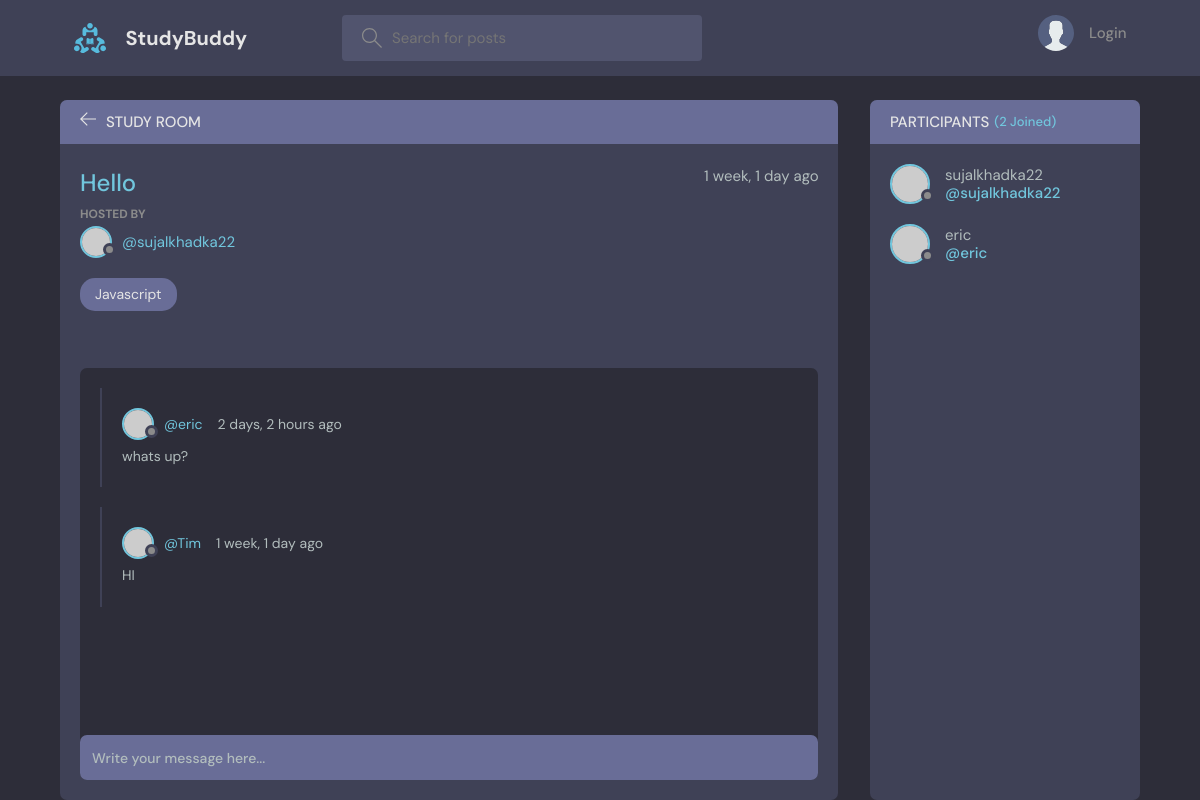
The page /room/1/ on the database its author committed.
### base/models.py (models this page shows, shortened)
class Room(models.Model):
    host = models.ForeignKey(User, on_delete=models.SET_NULL, null=True)
    topic = models.ForeignKey(Topic, on_delete=models.SET_NULL, null=True)
    name = models.CharField(max_length=200)
    description = models.TextField(null=True, blank=True)
    participants = models.ManyToManyField(User, related_name="participants", blank=True)
    updated = models.DateTimeField(auto_now=True)
    created = models.DateTimeField(auto_now_add=True)
    class Meta:
        ordering = ["-updated", "-created"]

class Topic(models.Model):
    name = models.CharField(max_length=200)
    def __str__(self):
        return str(self.name)

class Message(models.Model):
    user = models.ForeignKey(User, on_delete=models.CASCADE)
    room = models.ForeignKey(Room, on_delete=models.CASCADE)
    body = models.TextField()
    updated = models.DateTimeField(auto_now=True)
    created = models.DateTimeField(auto_now_add=True)

### base/views.py (the view)
# urls.py: path("room/<str:pk>/", views.room, name="room"),
def room(request, pk):
    room = Room.objects.get(id=pk)
    room_messages = room.message_set.all().order_by("-created")
    participants = room.participants.all()
    if request.method == "POST":
        message = Message.objects.create(
            user=request.user, room=room, body=request.POST.get("body")
        )
        room.participants.add(request.user)
        return redirect("room", pk=room.id)
    context = {
        "room": room,
        "room_messages": room_messages,
        "participants": participants,
    }
    return render(request, "base/room.html", context)

### base/templates/base/room.html (shortened to what this page needs)
{% extends 'main.html' %} {% block content %}
<main class="profile-page layout layout--2">
  <div class="container">
    <div class="room">
      <div class="room__top">
        <div class="room__topLeft">
          <a href="{% url 'home' %}">
            <svg
              version="1.1"
              xmlns="http://www.w3.org/2000/svg"
              width="32"
              height="32"
              viewBox="0 0 32 32"
            >
              <title>arrow-left</title>
              <path
                d="M13.723 2.286l-13.723 13.714 13.719 13.714 1.616-1.611-10.96-10.96h27.625v-2.286h-27.625l10.965-10.965-1.616-1.607z"
              ></path>
            </svg>
          </a>
          <h3>Study Room</h3>
        </div>
      </div>
      <div class="room__box scroll">
        <div class="room__header scroll">
          <div class="room__info">
            <h3>{{room.name}}</h3>
            <span>{{room.created|timesince}} ago</span>
          </div>
          <div class="room__hosted">
            <p>Hosted By</p>
            <a
              href="{% url 'user-profile' room.host.id  %}"
              class="room__author"
            >
              <div class="avatar avatar--small">
                <img src="https://randomuser.me/api/portraits/men/37.jpg" />
              </div>
              <span>@{{room.host.username}}</span>
            </a>
          </div>
          <span class="room__topics">{{room.topic}}</span>
        </div>
        <div class="room__conversation">
          <div class="threads scroll">
            {% for message in room_messages %}
            <div class="thread">
              <div class="thread__top">
                <div class="thread__author">
                  <a href="#" class="thread__authorInfo">
                    <div class="avatar avatar--small">
                      <img
                        src="https://randomuser.me/api/portraits/men/37.jpg"
                      />
                    </div>
                    <span>@{{message.user}}</span>
                  </a>
                  <span class="thread__date"
                    >{{message.created|timesince}} ago</span
                  >
                </div>
              </div>
              <div class="thread__details">{{message.body}}</div>
            </div>
            {% endfor %}
          </div>
        </div>
      </div>
      <div class="room__message">
        <form action="" method="POST">
          <input name="body" placeholder="Write your message here..." />
        </form>
      </div>
    </div>
    <div class="participants">
      <h3 class="participants__top">
        Participants <span>({{participants.count}} Joined)</span>
      </h3>
      <div class="participants__list scroll">
        {% for user in participants%}
        <a href="{% url 'user-profile' user.id %}" class="participant">
          <div class="avatar avatar--medium">
            <img src="https://randomuser.me/api/portraits/men/37.jpg" />
          </div>
          <p>
            {{user.username}}
            <span>@{{user.username}}</span>
          </p>
        </a>
        {% endfor %}
      </div>
    </div>
  </div>
</main>
{% endblock content %}

### rows shown on the page
Room: name "Hello", created "1 week, 1 day", host.username "sujalkhadka22", topic "Javascript"
Message: user "eric", created "2 days, 2 hours", body "whats up?"
Message: user "Tim", created "1 week, 1 day", body "HI"

### other values the page prints
{{ participants.count }} "2"
{{ user.username }} "sujalkhadka22"
{{ user.username }} "eric"
